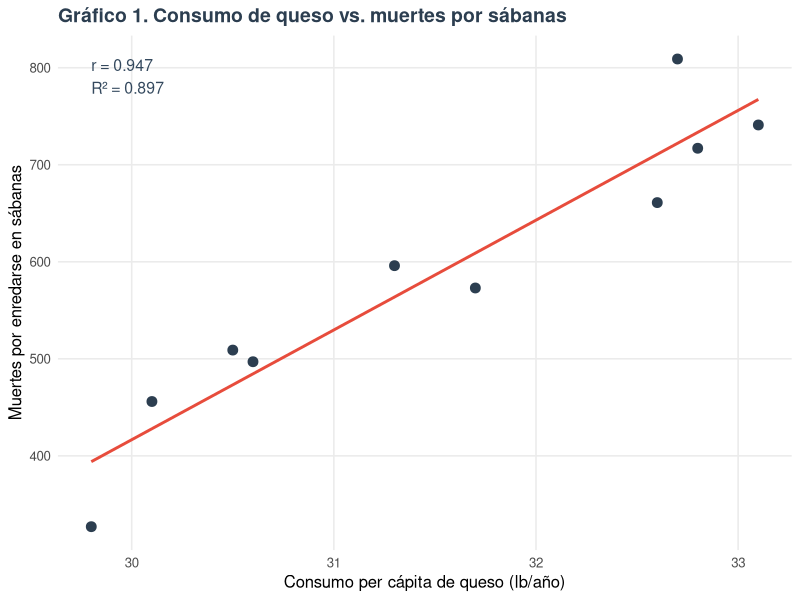

Recreate this plot in R.
## ---- chunk 1
# 1. CARGA DE LIBRERÍAS (Modo Silencioso)
suppressMessages({
  library(tidyverse)
  library(kableExtra)
  library(knitr)
  library(ggplot2) # Para gráficos avanzados
})
# 3. CONFIGURACIÓN VISUAL
knitr::opts_chunk$set(
  echo = FALSE, warning = FALSE, message = FALSE,
  fig.align = "center", fig.retina = 2, fig.width = 10, fig.height = 6,
  dev = 'svg'
)
# TEMA GRÁFICO UNIFICADO (Para que todo se vea profesional)
theme_academico <- function() {
  theme_minimal(base_size = 12) +
    theme(
      plot.title = element_text(face = "bold", size = 14, color = "#2c3e50"),
      plot.subtitle = element_text(color = "#7f8c8d", margin = margin(b = 10)),
      strip.text = element_text(face = "bold", size = 11),
      legend.position = "bottom",
      panel.grid.minor = element_blank()
    )
}
datos_queso <- data.frame(
  Año = 2000:2009,
  Queso = c(29.8, 30.1, 30.5, 30.6, 31.3, 31.7, 32.6, 33.1, 32.7, 32.8),
  Muertes = c(327, 456, 509, 497, 596, 573, 661, 741, 809, 717)
)

## ---- chunk 2
datos_queso %>%
kable(col.names = c("Año", "Consumo de Queso (Lbs/persona)", "Muertes por Sábanas"),
caption = "Datos oficiales del USDA y CDC (vía Tyler Vigen)") %>%
kable_styling(bootstrap_options = c("striped", "hover", "condensed"))
# ===============================
# Correlación espuria: Queso vs Sábanas
# ===============================
# Dataset
datos <- data.frame(
  year = 2000:2009,
  cheese = c(29.8, 30.1, 30.5, 30.6, 31.3, 31.7, 32.6, 33.1, 32.7, 32.8),
  deaths = c(327, 456, 509, 497, 596, 573, 661, 741, 809, 717)
)
# Correlación de Pearson
r <- cor(datos$cheese, datos$deaths, method = "pearson")
r2 <- r^2
# Scatter plot con ggplot
ggplot(datos, aes(x = cheese, y = deaths)) +
  geom_point(size = 3, color = "#2c3e50") +
  geom_smooth(method = "lm", se = FALSE, color = "#e74c3c") +
  labs(title = "Gráfico 1. Consumo de queso vs. muertes por sábanas",
       x = "Consumo per cápita de queso (lb/año)",
       y = "Muertes por enredarse en sábanas") +
  theme_academico() +
  annotate("text", x = min(datos$cheese), y = max(datos$deaths), 
           label = paste0("r = ", round(r, 3), "\nR² = ", round(r2, 3)),
           hjust = 0, vjust = 1, size = 4, color = "#34495e")
